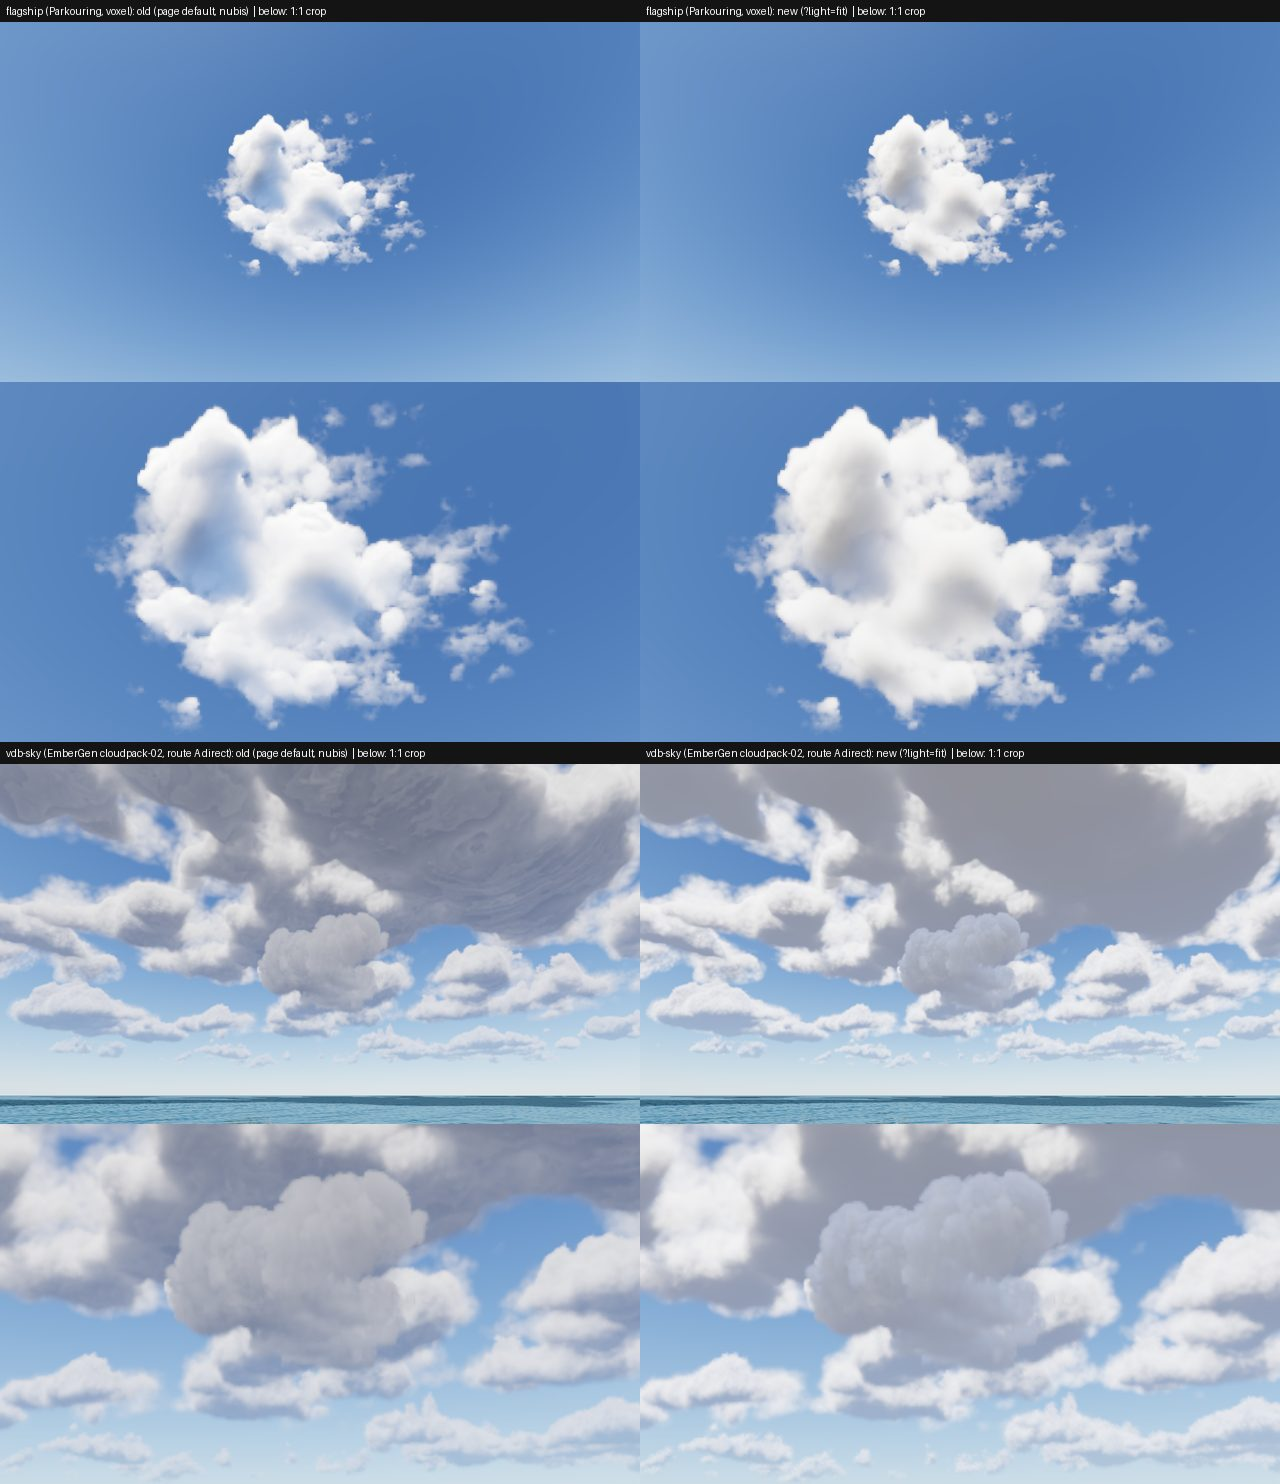

The Python source for this figure:
# P1.5a sheet: per page old | new, the frame (half size) with a 1:1 crop of the hero under it.
from PIL import Image, ImageDraw
D = 'work/captures/P1-5a/'
ROWS = [('flagship (Parkouring, voxel)', 'flagship', (320, 160)), ('vdb-sky (EmberGen cloudpack-02, route A direct)', 'vdbsky', (350, 250))]
W, H, L = 640, 360, 22
sheet = Image.new('RGB', (2 * W, len(ROWS) * (L + 2 * H)), (20, 20, 20))
d = ImageDraw.Draw(sheet)
for r, (title, key, (cx, cy)) in enumerate(ROWS):
    y0 = r * (L + 2 * H)
    for c, v in enumerate(['old', 'new']):
        im = Image.open(f'{D}{key}-{v}/view.png').convert('RGB')
        x0 = c * W
        sheet.paste(im.resize((W, H), Image.LANCZOS), (x0, y0 + L))
        sheet.paste(im.crop((cx, cy, cx + W, cy + H)), (x0, y0 + L + H))
        d.text((x0 + 6, y0 + 5), f"{title}: {'old (page default, nubis)' if v == 'old' else 'new (?light=fit)'}  | below: 1:1 crop", fill=(255, 255, 255))
sheet.save(D + 'sheet.jpg', quality=82)
